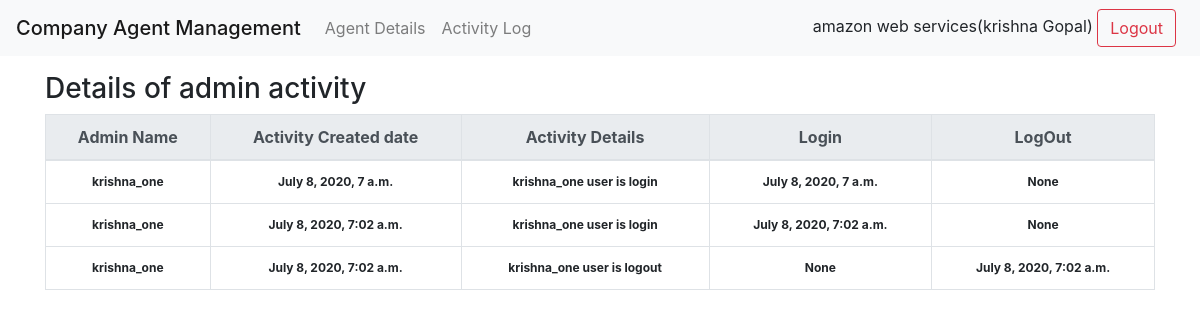
The app's page /company/activity_log/ (signed in) with its own data.
### company/models.py (models this page shows, shortened)
class Company(models.Model):
    company_name = models.OneToOneField(User, on_delete=models.CASCADE)
    brand_name=models.CharField(max_length=100,null=True,blank=True)

class Main_Log_Activity(models.Model):
    user=models.CharField(max_length=100,null=True,blank=True)
    created_date = models.DateTimeField(auto_now_add=True)
    log_in_time=models.DateTimeField(null=True,blank=True)
    log_out_time=models.DateTimeField(null=True,blank=True)
    details_of_activity = models.TextField(null=True,blank=True)

### company/views.py (the view)
# urls.py: path('activity_log/', activity_log, name='activity_log'),]
@login_required(login_url="/login/")
def activity_log(request):
    context={}
    main_log_activity_obj=Main_Log_Activity.objects.filter(user=request.user)
    context['main_log_activity_obj'] = main_log_activity_obj
    context['title'] = 'Details of admin activity'
    return render(request, 'company/admin_activity_log.html', context)

### mode_fin_task/templates/company/admin_activity_log.html
{% extends 'base.html' %}
{% block content %}
<div class="row">
    <div class="col-sm-12">
        <p>
            <div class="float-left"><h3>{{title}}</h3></div>
        </p>
        <div class="table-responsive-sm">
        {% if main_log_activity_obj %}
            <table class="table table-bordered">
                <thead class="thead-light">
                    <tr>
                        <th class="text-center">Admin Name</th>
                        <th class="text-center">Activity Created date</th>
                        <th class="text-center">Activity Details</th>
                        <th class="text-center">Login</th>
                        <th class="text-center">LogOut</th>
                    </tr>
                </thead>
                <tbody>
                {% for log_activity_obj in main_log_activity_obj %}
                    <tr>
                        <td class="text-center">
                            <span class="badge badge-default">{{log_activity_obj.user}}</span>
                        </td>
                        <td class="text-center">
                            <span class="badge badge-default">{{log_activity_obj.created_date}}</span>
                        </td>
                        <td class="text-center">
                            <span class="badge badge-default">{{log_activity_obj.details_of_activity}}</span>
                        </td>
                        <td class="text-center">
                            <span class="badge badge-default">{{log_activity_obj.log_in_time}}</span>
                        </td>
                        <td class="text-center">
                            <span class="badge badge-default">{{log_activity_obj.log_out_time}}</span>
                        </td>
                    </tr>
                {% endfor %}
                </tbody>
                </table>
        </div>
        {% else %}
            <p class="text-center" >No log activity data available</p>
        {% endif %}
    </div>
</div>
{% endblock content %}

### mode_fin_task/templates/header.html (shortened to what this page needs)
<div class="navbar navbar-expand-lg navbar-light bg-light">
   <span class="navbar-brand mb-0 h1">Company Agent Management</span>
   <div class="collapse navbar-collapse" id="navbarNav">
      <ul class="navbar-nav">
         <li class="nav-item">
            <a class="nav-link" href="{% url 'company_wise_list' %}">
            {{"Agent Details" | capfirst}}
            </a>
         </li>
         <li class="nav-item">
            <a class="nav-link" href="{% url 'activity_log' %}">
            {{"Activity Log" | capfirst}}
            </a>
         </li>
      </ul>
   </div>
   <div>
       <form class="form-inline my-2 my-lg-0" method="POST" action="{% url 'user_logout' %}">
        <span class="mr-sm-2">{{request.user.company.brand_name}}({{request.user.first_name}})</spans>
        <input type="submit" class="btn btn-outline-danger my-2 my-sm-0" value="Logout">
    </form>
   </div>
   </div>

### records on screen
Main_Log_Activity: user "krishna_one", created_date "July 8, 2020, 7 a.m.", details_of_activity "krishna_one user is login", log_in_time "July 8, 2020, 7 a.m.", log_out_time "None"
Main_Log_Activity: user "krishna_one", created_date "July 8, 2020, 7:02 a.m.", details_of_activity "krishna_one user is login", log_in_time "July 8, 2020, 7:02 a.m.", log_out_time "None"
Main_Log_Activity: user "krishna_one", created_date "July 8, 2020, 7:02 a.m.", details_of_activity "krishna_one user is logout", log_in_time "None", log_out_time "July 8, 2020, 7:02 a.m."

### other values on screen
{{ "Agent Details" | capfirst }} "Agent Details"
{{ "Activity Log" | capfirst }} "Activity Log"
{{ request.user.company.brand_name }} "amazon web services"
{{ request.user.first_name }} "krishna Gopal"
{{ title }} "Details of admin activity"
